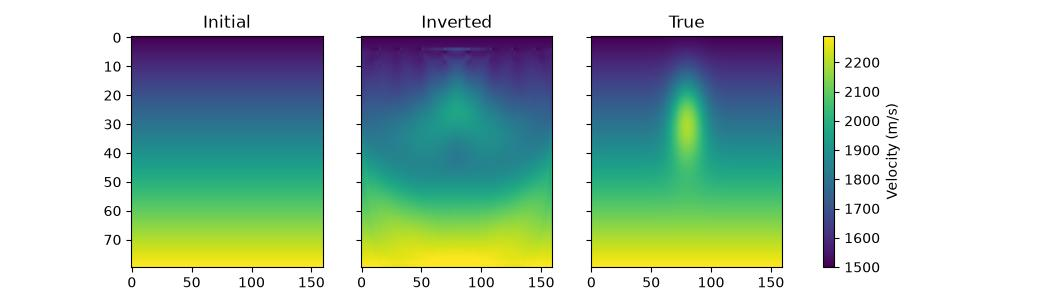

Here is the Python script that generated this plot:
"""A complete FWI run on a generated model, with no data to download.

This script builds its own "true" velocity model, generates the observed
data from it, and then inverts for the model starting from a smooth guess.
It is the shortest complete full-waveform inversion in this documentation:
everything it needs is here, so it can be copied into a file and run. At
the default size it takes a few minutes on a CPU and under a minute on a
GPU; ``DEEPWAVE_SMOKE=1`` (see :ref:`running-the-examples`) shrinks it to
seconds.
"""

import math
import os

import matplotlib.pyplot as plt
import torch

import deepwave
from deepwave import scalar

device = torch.device("cuda" if torch.cuda.is_available() else "cpu")

# ``DEEPWAVE_SMOKE=1`` shrinks this example so that it can be run quickly as
# an automated check; the default sizes are the ones the text describes.
smoke = os.environ.get("DEEPWAVE_SMOKE") == "1"

# --- The model -------------------------------------------------------
#
# Dimension 0 is depth and dimension 1 is horizontal position, the
# convention used throughout this documentation. Lengths are in metres,
# times in seconds, and velocities in metres per second.
ny = 40 if smoke else 80  # cells in depth
nx = 80 if smoke else 160  # cells horizontally
dx = 10.0  # m, the same spacing in both dimensions
dt = 0.002  # s

# Background: velocity rising linearly with depth, from 1500 m/s at the
# surface to 2290 m/s at the bottom of the 800 m model.
depth = torch.arange(ny, dtype=torch.float32).reshape(ny, 1) * dx
horizontal = torch.arange(nx, dtype=torch.float32).reshape(1, nx) * dx
v_background = (1500.0 + 1.0 * depth).repeat(1, nx)

# The feature to be recovered: a fast, roughly circular anomaly 300 m
# across and up to 400 m/s faster than its surroundings, centred 280 m
# below the middle of the surface.
radius = 150.0
anomaly_depth = 0.35 * ny * dx
distance = torch.sqrt(
    (depth - anomaly_depth) ** 2 + (horizontal - nx * dx / 2) ** 2
)
v_true = (v_background + 400.0 * torch.exp(-((distance / radius) ** 2))).to(
    device
)

# The starting model knows the background but not the anomaly. Starting
# from the correct background is deliberate: FWI recovers detail from a
# model that is already kinematically close, and cycle-skipping (see
# :doc:`example_fwi`) is what happens when it is not.
v_init = v_background.to(device)

# --- The survey ------------------------------------------------------
#
# Sources and receivers sit two cells below the surface, spread across the
# model. ``source_amplitudes`` has shape [shot, source, time] and the
# location tensors have shape [shot, source_or_receiver, dimension], with
# the dimension column ordered [depth, horizontal] to match the model.
n_shots = 3 if smoke else 8
n_sources_per_shot = 1
n_receivers_per_shot = nx // 2
freq = 12.0  # Hz, the dominant frequency of the source wavelet
nt = 200 if smoke else 600  # time samples, so 0.4 s or 1.2 s recorded
peak_time = 1.5 / freq

source_locations = torch.zeros(
    n_shots, n_sources_per_shot, 2, dtype=torch.long, device=device
)
source_locations[..., 0] = 2
source_locations[:, 0, 1] = torch.linspace(
    nx * 0.1, nx * 0.9, n_shots
).long()

receiver_locations = torch.zeros(
    n_shots, n_receivers_per_shot, 2, dtype=torch.long, device=device
)
receiver_locations[..., 0] = 2
receiver_locations[:, :, 1] = (
    torch.arange(n_receivers_per_shot) * 2
).repeat(n_shots, 1)

source_amplitudes = (
    deepwave.wavelets.ricker(freq, nt, dt, peak_time)
    .repeat(n_shots, n_sources_per_shot, 1)
    .to(device)
)

# --- Numerical parameters, fixed for every propagation ---------------
#
# ``max_vel`` and ``pml_freq`` are given explicitly and never change, so
# every iteration discretises the problem in exactly the same way. Left
# out, Deepwave would infer them from the model and from the source
# amplitudes, and an inferred ``max_vel`` would then drift as the model is
# updated, changing the internal time step from one iteration to the next.
# ``max_vel`` must be at least the fastest velocity the model reaches at
# any point during the inversion, not just its starting value, so it is set
# above the true maximum here. See :doc:`accuracy` for ``max_vel`` and
# :ref:`pml-freq` for ``pml_freq``.
max_vel = 3000.0
pml_freq = freq


def propagate(v):
    """Propagates every shot through ``v`` and returns the receiver data."""
    return scalar(
        v,
        dx,
        dt,
        source_amplitudes=source_amplitudes,
        source_locations=source_locations,
        receiver_locations=receiver_locations,
        max_vel=max_vel,
        pml_freq=pml_freq,
    ).receiver_amplitudes


# --- The observed data -----------------------------------------------
#
# Generating the observed data with the same propagator that the inversion
# uses makes this an "inverse crime": there is no modelling error at all,
# so the inversion has an easier time of it than it would with real data.
with torch.no_grad():
    observed_data = propagate(v_true)

# --- The inversion ---------------------------------------------------
#
# The step size is chosen as a velocity update, in metres per second,
# rather than as an abstract learning rate. The gradient of a data misfit
# with respect to velocity has awkward units and a magnitude that depends
# on the source amplitude, the number of shots and the loss function, so a
# learning rate carried over from another problem means nothing here. Adam
# divides each cell's gradient by a running estimate of its own magnitude,
# so its learning rate *is* roughly the velocity change per cell per
# iteration: ``lr=10.0`` asks for about 10 m/s. Choose it relative to the
# scale of the model: a few metres per second per iteration, against
# velocities spanning hundreds, makes visible progress in tens of
# iterations while keeping each update a small perturbation of the model
# the gradient was computed for. Too large and the inversion oscillates or
# diverges; too small and it stalls. (Plain ``SGD`` instead leaves the
# gradient's magnitude in the step, so there the same reasoning is applied
# by clipping the gradient -- as :doc:`example_fwi` does -- and setting the
# learning rate to the wanted update divided by the clipping threshold.)
max_update = 10.0  # m/s per iteration
n_epochs = 25 if smoke else 200

v = v_init.clone().requires_grad_()
optimiser = torch.optim.Adam([v], lr=max_update)
loss_fn = torch.nn.MSELoss()

# The cells immediately around a source or receiver receive a
# disproportionate share of the gradient, which would put a bullseye
# artefact at every one of them. Zeroing the gradient over the top few rows
# removes that, and costs nothing here because the anomaly is deeper. See
# :doc:`example_large_edge_gradient` for why the gradient behaves that way
# and for other ways of handling it.
gradient_mask = torch.ones(ny, 1, device=device)
gradient_mask[:4] = 0.0

loss_history: list[float] = []
for _epoch in range(n_epochs):
    optimiser.zero_grad()
    loss = loss_fn(propagate(v), observed_data)
    loss.backward()
    loss_history.append(float(loss.item()))
    v.grad *= gradient_mask
    optimiser.step()

with torch.no_grad():
    final_loss = float(loss_fn(propagate(v), observed_data))
    initial_rmse = float((v_init - v_true).pow(2).mean().sqrt())
    final_rmse = float((v.detach() - v_true).pow(2).mean().sqrt())
print(
    f"data misfit {loss_history[0]:.4g} -> {final_loss:.4g} "
    f"({loss_history[0] / final_loss:.1f}x reduction); "
    f"model RMSE {initial_rmse:.1f} -> {final_rmse:.1f} m/s"
)

# --- The result ------------------------------------------------------
#
# The anomaly is recovered where the survey illuminates it, and only there.
# Every source and receiver is at the surface, so the top of the model is
# crossed by many ray paths at many angles and the bottom by few at almost
# the same angle. The recovery is therefore partial: the anomaly comes back
# in the right place with the right sign but only part of its amplitude, it
# is smeared vertically, and the corners beyond the outermost sources are
# barely updated at all. Widening the survey, recording for longer, adding
# lower frequencies, or putting receivers in a borehole all change what can
# be recovered -- and none of them is a change to how the inversion is
# written.
vmin = float(v_true.min())
vmax = float(v_true.max())
_, ax = plt.subplots(1, 3, figsize=(10.5, 3.0), sharex=True, sharey=True)
ax[0].imshow(v_init.cpu(), aspect="auto", vmin=vmin, vmax=vmax)
ax[0].set_title("Initial")
ax[1].imshow(v.detach().cpu(), aspect="auto", vmin=vmin, vmax=vmax)
ax[1].set_title("Inverted")
im = ax[2].imshow(v_true.cpu(), aspect="auto", vmin=vmin, vmax=vmax)
ax[2].set_title("True")
plt.colorbar(im, ax=ax, label="Velocity (m/s)")
plt.savefig("example_fwi_generated.jpg")

assert all(math.isfinite(x) for x in loss_history), (
    "loss history contains non-finite values"
)
assert final_loss < loss_history[0] / 2, (
    "data misfit did not at least halve"
)
# A handful of iterations on the reduced grid move the data misfit but
# not yet the model measurably, so this check applies to the full run.
assert smoke or final_rmse < initial_rmse, (
    "model did not move towards the true model"
)
